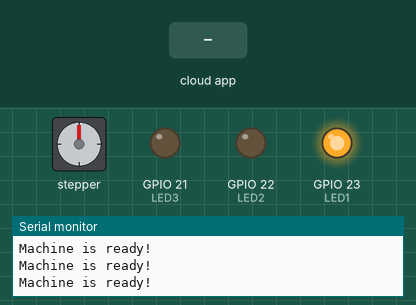
Recording of a sketch running on a simulated ESP32. Shown: stepper motor, output pins drawn as LEDs (lit = HIGH), the last lines printed to the serial monitor. The inputs (shaded band) are chosen by the test bench. WiFi joins after 1.5 s; servers stay silent unless stated; the Firebase database answers and starts empty; stepper angles assume 2048 steps per turn.

Above: at 4.0 s.
4.1 s: the phone or cloud app sets status to Working
At 4.77 s:
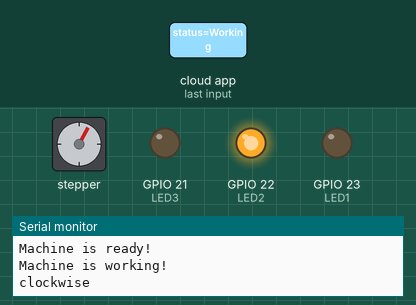
At 9.0 s:
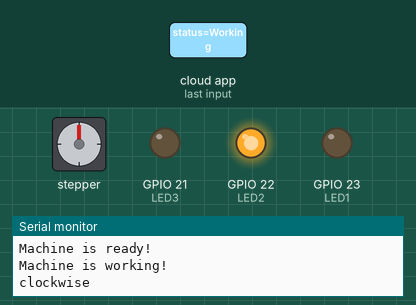
Timing chart, 0 to 20.7 s (numbered marks = the images above; inputs shaded):
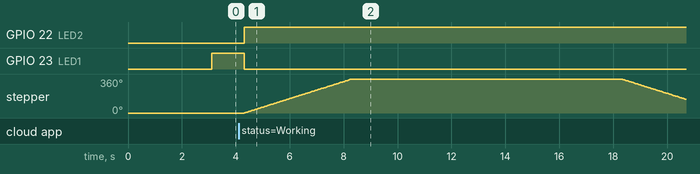

Measured:
- after the input at 4.1 s, GPIO 22 (LED2): LOW → HIGH after 0.21 s; GPIO 23 (LED1): HIGH → LOW after 0.21 s; stepper: turns 360° clockwise in 4.0 s, then 217° counter-clockwise in 2.4 s

The sketch:

Arduino-composer.ino
```cpp
#include <IOXhop_FirebaseESP32.h>
#include <WiFi.h>
#include <Stepper.h>

#define LED1 23
#define LED2 22
#define LED3 21

// WIFI
#define WIFI_SSID "MiraWifi"
#define WIFI_PASSWORD "Miracle_48"

// Firebase
#define FIREBASE_HOST "arduino-project-5c3ff-default-rtdb.asia-southeast1.firebasedatabase.app"
#define FIREBASE_AUTH "qxJUhhCi6iCZGEFqoyumUYGBbqLtConrKOmeecqG"


//Stepper Motor
#define IN1 19
#define IN2 18
#define IN3 5
#define IN4 17

const int stepsPerRevolution = 2048;
Stepper myStepper(stepsPerRevolution, IN1, IN3, IN2, IN4);

void setup() {
  Serial.begin(115200);
  delay(1000);

  //LED
  pinMode(LED1, OUTPUT);
  pinMode(LED2, OUTPUT);
  pinMode(LED3, OUTPUT);

  //Wifi
  WiFi.begin(WIFI_SSID, WIFI_PASSWORD);
  Serial.print("Connecting to ");
  Serial.print(WIFI_SSID);
  while (WiFi.status() != WL_CONNECTED) {
    Serial.print(".");
    delay(500);
  }
  Serial.println();
  Serial.print("Connected to ");
  Serial.println(WIFI_SSID);
  Serial.print("IP Address is : ");
  Serial.println(WiFi.localIP());

  //Firebase
  Firebase.begin(FIREBASE_HOST, FIREBASE_AUTH); // Connect Arduino to Google Firebase
  Serial.println("Connected to Firebase");
  Firebase.setString("status", "Ready"); // Set status to Stand by
  Firebase.setBool("isSkip", false); // Set isSkip to false

  //Stepper
  myStepper.setSpeed(15 );
}

void loop() {
  String status = Firebase.getString("status"); // Get status data from Firebase
  bool isSkip = Firebase.getBool("isSkip"); // Get skip data from Firebase

  if (status == "Ready") {
    Serial.println("Machine is ready!");
    digitalWrite(LED1, HIGH);
    digitalWrite(LED2, LOW);
    digitalWrite(LED3, LOW);
  } else if (status == "Working") {
    if (isSkip == false) {
      Serial.println("Machine is working!");
      digitalWrite(LED1, LOW);
      digitalWrite(LED2, HIGH);
      digitalWrite(LED3, LOW);
      // check current stepper motor position to invert direction

      for (int i = 0; i <= 10; i++) {
        Serial.println("clockwise");
        myStepper.step(stepsPerRevolution);
        for (int i = 0; i <= 1000; i++) {
          delay(10);
        }

        // step one revolution in the other direction:
        Serial.println("counterclockwise");
        myStepper.step(-stepsPerRevolution);
        for (int i = 0; i <= 1000; i++) {
          delay(10);
        }
      }
      Firebase.setString("status", "Need Water");
    } else if (isSkip == true) {
      Serial.println("Skipped Motor");
      delay(2000);
      Firebase.setString("status", "Need Water"); // Set status to Waiting without using a Motor
    }

  } else if (status == "Need Water") {
    Serial.println("Machine is waiting for water!");
    digitalWrite(LED1, LOW);
    digitalWrite(LED2, LOW);
    digitalWrite(LED3, HIGH);
  } else {
    ESP.restart();
  }
}
```
